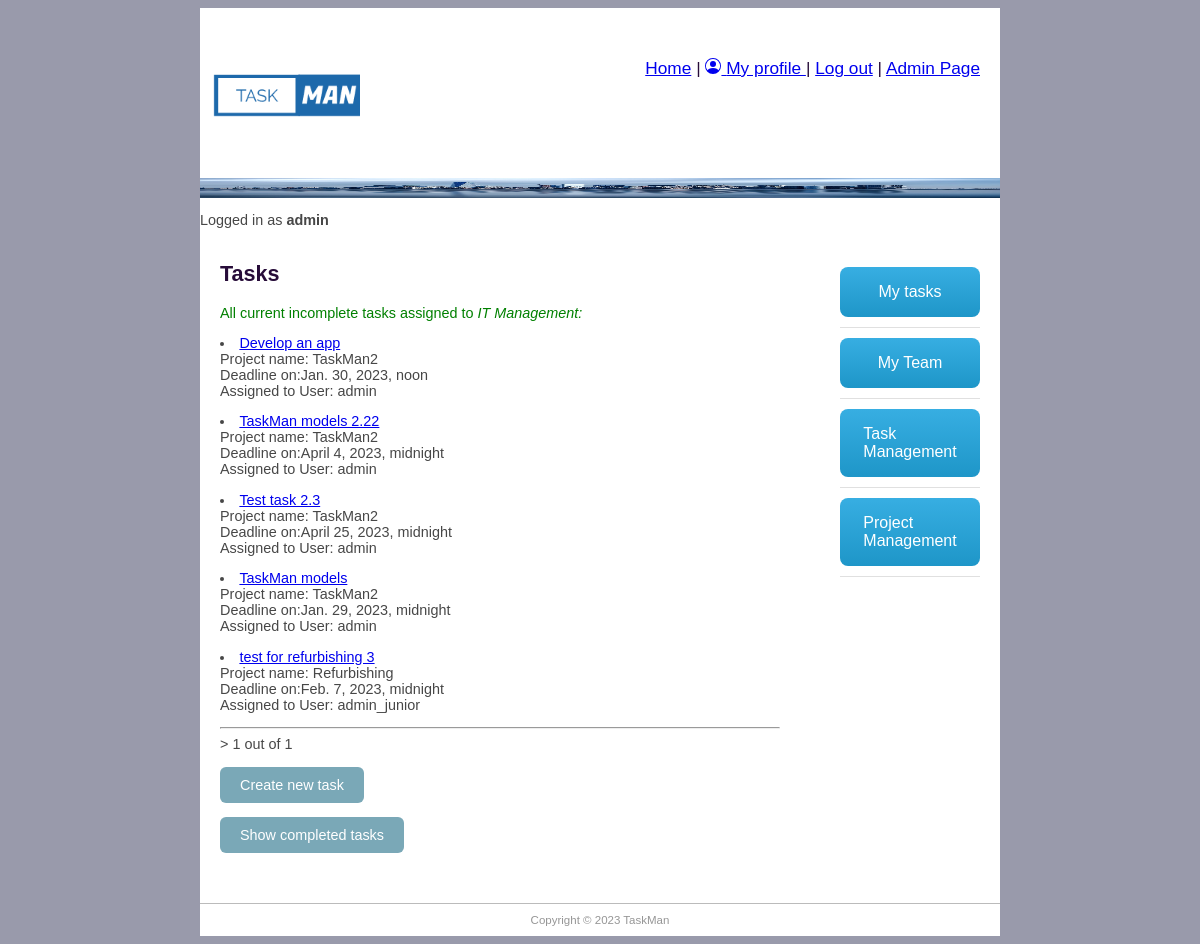
The page /taskman/alltasks/ (signed in) on the database as committed earlier.
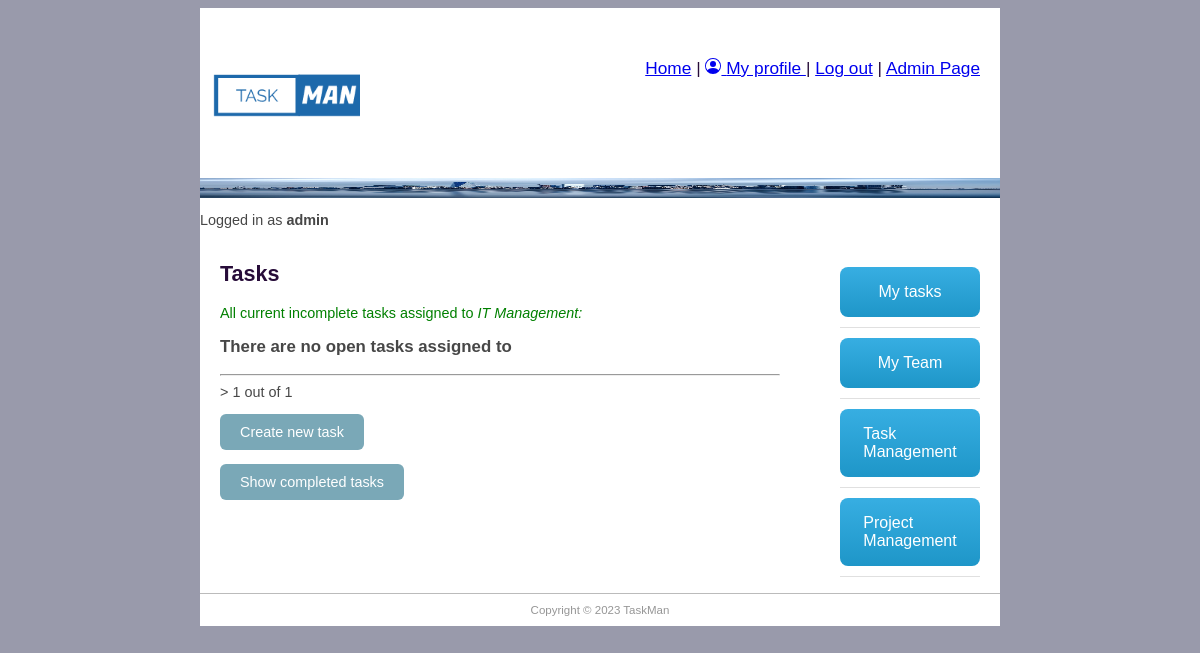
The same page on the database as committed later.
### taskman/models.py (models this page shows, shortened)
class TaskInstance(models.Model):
    project_id = models.ForeignKey('Project', help_text='Assign to a task', on_delete=models.SET_NULL, null=True, blank=True)
    job_title = models.CharField('Task title', max_length=200, help_text='Enter Task role', null=True, blank=True)
    description = models.TextField('Description', max_length=2000, help_text='Enter task description', null=True, blank=True)
    enddate = models.DateTimeField('Requested finish date', null=True, blank=True)
    completed_on = models.BooleanField('Completed', default=False)
    assign_employees = models.ForeignKey(Employee, help_text='Select employees to task', on_delete=models.CASCADE)

class Project(models.Model):
    title = models.CharField('Project title', max_length=100, help_text='Enter project title')
    description = models.TextField('Description', max_length=2000, help_text='Enter project description')
    group_id = models.ForeignKey(Group, help_text='Assign to a team', blank=True, on_delete=models.SET_NULL, null=True)
    employee_req = models.IntegerField('Number of employees expected. Min:1', default=0, validators=[MinValueValidator(1)])
    enddate = models.DateTimeField('Requested finish date', null=True, blank=True)
    created_on = models.DateTimeField(editable=False, auto_now_add=True)
    updated_on = models.DateTimeField(editable=False, auto_now_add=True)
    completed_on = models.BooleanField('Completed', default=False)

class Employee(models.Model):
    user = models.OneToOneField(User, on_delete=models.CASCADE)
    group_id = models.ForeignKey(Group, help_text='Assign to a team', on_delete=models.SET_NULL, null=True, blank=True)
    photo = models.ImageField(default='default.png', upload_to='profile_pics')
    team_role = models.ForeignKey(TeamRole, help_text='Assign a position', on_delete=models.SET_NULL, null=True, blank=True)
    task_number = models.IntegerField('Number of tasks assigned', default=0)

### taskman/views.py (the view)
# urls.py: path('alltasks/', views.AllTaskListView.as_view(), name='all_tasks'),
class AllTaskListView(LoginRequiredMixin, generic.ListView):
    model = TaskInstance
    paginate_by = 5
    template_name = 'all_tasks.html'
    def get_context_data(self, **kwargs):
        context = super().get_context_data(**kwargs)
        current_employee = Employee.objects.get(user=self.request.user)
        context['current_employee'] = current_employee
        return context
    def get_queryset(self):
        current_employee = Employee.objects.get(user=self.request.user)
        task_list = TaskInstance.objects.filter(project_id__group_id__id=current_employee.group_id.id).filter \
            (project_id__completed_on=False).filter(completed_on=False)
        return task_list

### taskman/templates/all_tasks.html (shortened to what this page needs)
{% extends "base.html" %}
{% block content %}
<h1>Tasks</h1>
<p style="color:green">All current incomplete tasks assigned to <em>{{current_employee.group_id}}:</em> </p>
{% for tasks_obj in taskinstance_list %}
<li> <a href="{% url 'task-detail' tasks_obj.id %}">{{tasks_obj.job_title}}</a> <br>Project name: {{tasks_obj.project_id.title}}
    <br> Deadline on:{{tasks_obj.enddate}} <br>Assigned to User: {{tasks_obj.assign_employees.user.username}}</li>
{% endfor %}
{% if taskinstance_list.count == 0 %}
<h3>There are no open tasks assigned to {{curren_employee.group_id}}</h3>
{% endif %}
<hr>
<div class="pagination"><span class="step-links">>
        <span class="current">
            {{ page_obj.number }} out of {{ page_obj.paginator.num_pages }}</span>
    </span></div>
<a class="button-cool" href="{% url 'task-new' %}">Create new task</a>
<a class="button-cool" href="{% url 'all_tasks_c' %}">Show completed tasks</a>
{% endblock %}

Rows that differ between the two databases and show on the page:
removed TaskInstance: job_title "Develop an app", project_id "TaskMan2", enddate "Jan. 30, 2023, noon", assign_employees.user.username "admin"
removed TaskInstance: job_title "TaskMan models 2.22", project_id "TaskMan2", enddate "April 4, 2023, midnight", assign_employees.user.username "admin"
removed TaskInstance: job_title "Test task 2.3", project_id "TaskMan2", enddate "April 25, 2023, midnight", assign_employees.user.username "admin"
removed TaskInstance: job_title "TaskMan models", project_id "TaskMan2", enddate "Jan. 29, 2023, midnight", assign_employees.user.username "admin"
removed TaskInstance: job_title "test for refurbishing 3", project_id "Refurbishing", enddate "Feb. 7, 2023, midnight", assign_employees.user.username "admin_junior"
Other text that changed with them:
text now shown: "There are no open tasks assigned to"
